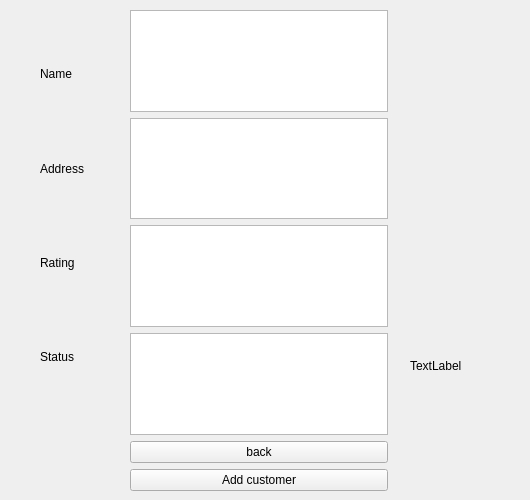
      <widget class="QWidget" name="PageCreate">
       <widget class="QLabel" name="Status">
        <property name="geometry">
         <rect>
          <x>410</x>
          <y>350</y>
          <width>111</width>
          <height>31</height>
         </rect>
        </property>
        <property name="text">
         <string>TextLabel</string>
        </property>
       </widget>
       <widget class="QWidget" name="layoutWidget">
        <property name="geometry">
         <rect>
          <x>40</x>
          <y>30</y>
          <width>52</width>
          <height>371</height>
         </rect>
        </property>
        <layout class="QVBoxLayout" name="verticalLayout_12">
         <item>
          <widget class="QLabel" name="label_2">
           <property name="text">
            <string>Name</string>
           </property>
          </widget>
         </item>
         <item>
          <widget class="QLabel" name="label_5">
           <property name="text">
            <string>Address</string>
           </property>
          </widget>
         </item>
         <item>
          <widget class="QLabel" name="label_8">
           <property name="text">
            <string>Rating</string>
           </property>
          </widget>
         </item>
         <item>
          <widget class="QLabel" name="label_9">
           <property name="text">
            <string>Status</string>
           </property>
          </widget>
         </item>
        </layout>
       </widget>
       <widget class="QWidget" name="layoutWidget">
        <property name="geometry">
         <rect>
          <x>130</x>
          <y>10</y>
          <width>258</width>
          <height>481</height>
         </rect>
        </property>
        <layout class="QGridLayout" name="gridLayout_5">
         <item row="2" column="0">
          <widget class="QTextEdit" name="textAddress"/>
         </item>
         <item row="3" column="0">
          <widget class="QTextEdit" name="textRating"/>
         </item>
         <item row="4" column="0">
          <widget class="QTextEdit" name="textKey"/>
         </item>
         <item row="5" column="0">
          <layout class="QVBoxLayout" name="verticalLayout_14">
           <item>
            <widget class="QPushButton" name="backtoadminpage">
             <property name="text">
              <string>back</string>
             </property>
            </widget>
           </item>
           <item>
            <widget class="QPushButton" name="btnConfirm">
             <property name="text">
              <string>Add customer</string>
             </property>
            </widget>
           </item>
          </layout>
         </item>
         <item row="1" column="0">
          <widget class="QTextEdit" name="textName"/>
         </item>
        </layout>
       </widget>
      </widget>
